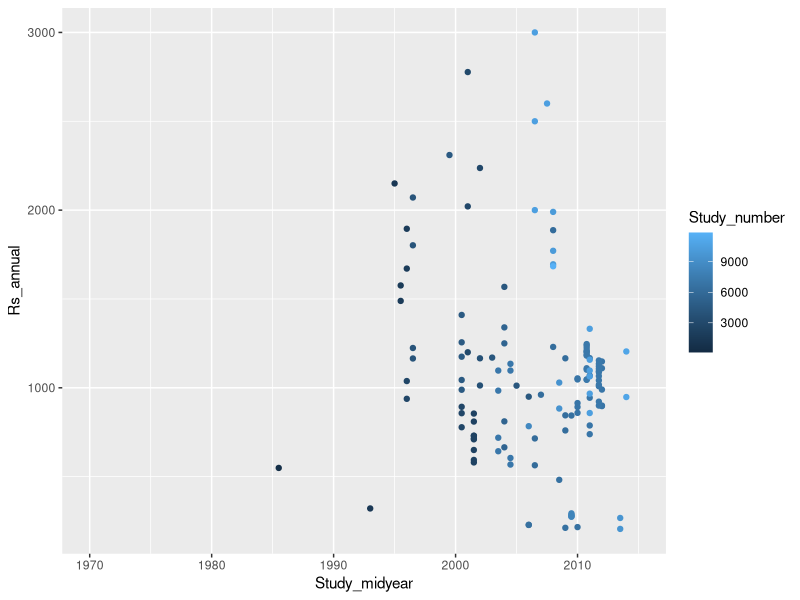

Write R code to recreate this figure.
## ---- chunk 1
library(readr)
library(dplyr)
library(tidyr)
library(ggplot2)

srdb <- read_csv("./rs/srdb-data.csv")

search_srdb <- function(srdb, data, column) {
  # Function to search the Soil Respiration Database for specific data in a specified column
  # Function will take in `srdb` (data frame of SRDB data), `data` a vector of values to search, and
  # `column` chatacter string of the column name to search within; returns a dataframe with search results
  
  cat("Searching database for...", data,"...in the", column, "column")
  
  dplyr::filter(srdb, grepl(paste(data, collapse = "|"), x = column))
  
}
## ---- chunk 2

hydro <- c("Irrigation", "Irrigated", "irrigated", "irrigation")

#search_srdb(srdb, data = hydro, column = 'Manipulation')

irrigation <- dplyr::filter(srdb, grepl(paste(hydro, collapse = "|"), x = Manipulation))

ggplot(data = irrigation, 
       aes(x = Study_midyear, y = Rs_annual, 
           group = Study_number, color = Study_number)) +
  geom_point()

## ---- chunk 3

drainage <- c("Dry", "Wet")
# Need studies that have BOTH dry and wet drainage 
srdb %>%   
  group_by(Study_number) %>% 
  dplyr::filter(grepl(paste(drainage, collapse = "|"), x = Soil_drainage)) %>% 
  select(Study_number, Soil_drainage) -> t
## ---- chunk 4

precip <- c("Precipitation", "precipitation")

  dplyr::filter(srdb, grepl(paste(precip, collapse = "|"), x = Manipulation))

## ---- chunk 5

#elevat <- c("Precipitation", "precipitation")

#dplyr::filter(srdb, grepl(paste(precip, collapse = "|"), x = Manipulation))

